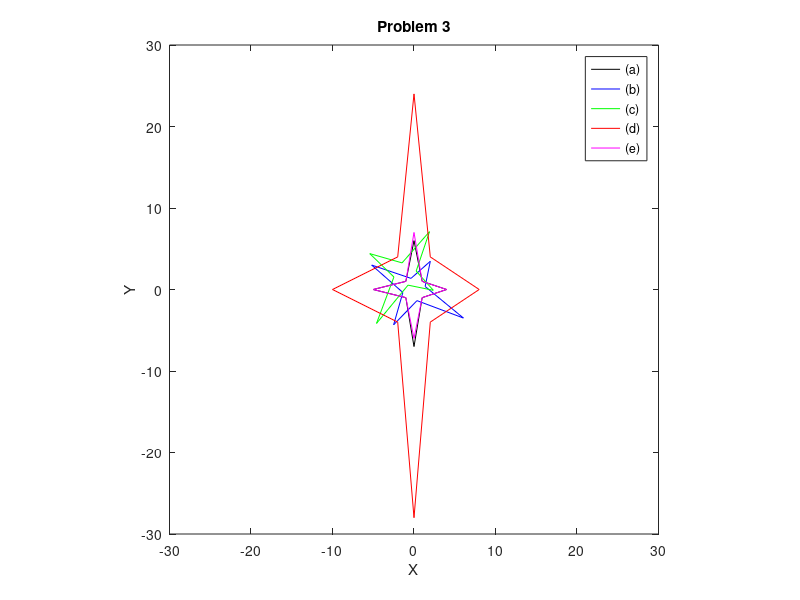

The MATLAB source for this figure:
clear; close all; clc;

%%
% homogeneous coordinate
star = [4 1 0 -1 -5 -1  0  1 4;
        0 1 6  1  0 -1 -7 -1 0;
        1 1 1  1  1  1  1  1 1];

%% (a) plot
figure(1)
plot(star(1,:),star(2,:),'k')
xlim([-30,30])
ylim([-30,30])
axis equal
xlabel('X')
ylabel('Y')
title('Problem 3')

hold on

%% (b) 
R_b = [cosd(60) -sind(60) 0;
       sind(60) cosd(60) 0;
       0        0        1];

H_b = R_b

star_b = H_b*star;
plot(star_b(1,:),star_b(2,:),'b')

%% (c)
T_c1 = [1 0 -3;
        0 1 -3;
        0 0  1];
R_c = [cosd(-30) -sind(-30) 0;
       sind(-30)  cosd(-30) 0;
       0          0         1];
T_c2 = [1 0 3;
        0 1 3;
        0 0 1];

H_c = T_c2*R_c*T_c1

star_c = H_c*star;
plot(star_c(1,:),star_c(2,:),'g')

%% (d)
S_d = [2 0 0;
       0 4 0;
       0 0 1];
   
H_d = S_d

star_d = H_d*star;
plot(star_d(1,:),star_d(2,:),'r')

%% (e) 
Ref = [1  0 0;
       0 -1 0;
       0  0 1];

H_e = Ref

star_e = H_e*star;
plot(star_e(1,:),star_e(2,:),'m')

legend('(a)','(b)','(c)','(d)','(e)')